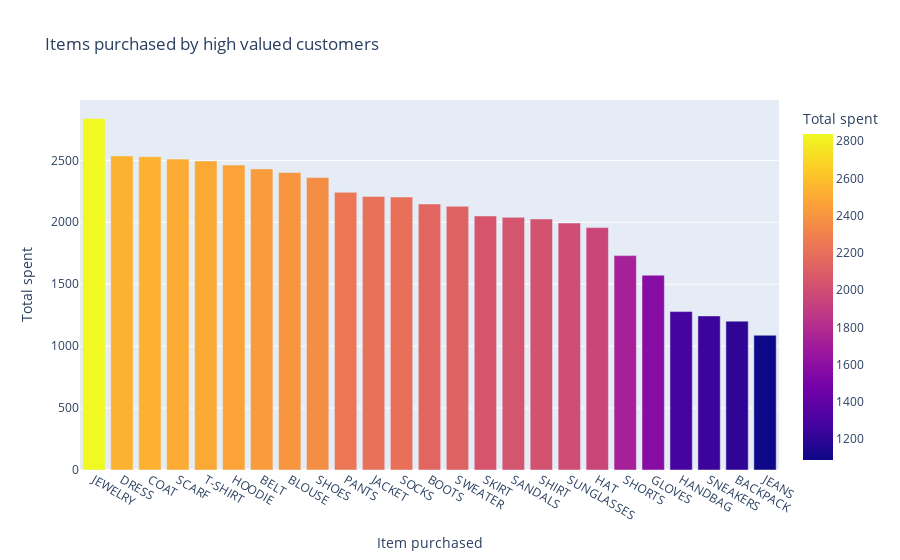

The code cell stored with this chart in its notebook:
### Code cell
# visualisation

px.bar(items,x='Item purchased',y='Total spent',color='Total spent',height=450,title='Items purchased by high valued customers')

# jewelery is the most purchased item among the high value customers

plt.figure(figsize=(7,4))
plt.style.use('ggplot')
plt.bar(season['Season'],season['Total spent'],color='lightgreen')
plt.title('Total spent by high values customers season wise')
plt.ylabel('Total sales',color='black')
plt.xlabel('Season',color='black')

### Figure 1 — Plotly figure (JSON) as saved in the notebook; plotly's stock layout.template omitted (floating-point values rounded to 4 significant figures)
{"data": [{"alignmentgroup": "True", "hovertemplate": "Item purchased=%{x}<br>Total spent=%{marker.color}<extra></extra>", "legendgroup": "", "marker": {"color": [2838, 2536, 2530, 2510, 2495, 2462, 2431, 2402, 2361, 2242, 2209, 2204, 2148, 2129, 2051, 2040, 2027, 1994, 1957, 1731, 1573, 1279, 1244, 1202, 1088], "coloraxis": "coloraxis", "pattern": {"shape": ""}}, "name": "", "offsetgroup": "", "orientation": "v", "showlegend": false, "textposition": "auto", "type": "bar", "x": ["JEWELRY", "DRESS", "COAT", "SCARF", "T-SHIRT", "HOODIE", "BELT", "BLOUSE", "SHOES", "PANTS", "JACKET", "SOCKS", "BOOTS", "SWEATER", "SKIRT", "SANDALS", "SHIRT", "SUNGLASSES", "HAT", "SHORTS", "GLOVES", "HANDBAG", "SNEAKERS", "BACKPACK", "JEANS"], "xaxis": "x", "y": [2838, 2536, 2530, 2510, 2495, 2462, 2431, 2402, 2361, 2242, 2209, 2204, 2148, 2129, 2051, 2040, 2027, 1994, 1957, 1731, 1573, 1279, 1244, 1202, 1088], "yaxis": "y"}], "layout": {"autosize": true, "barmode": "relative", "coloraxis": {"colorbar": {"title": {"text": "Total spent"}}, "colorscale": [[0, "#0d0887"], [0.1111, "#46039f"], [0.2222, "#7201a8"], [0.3333, "#9c179e"], [0.4444, "#bd3786"], [0.5556, "#d8576b"], [0.6667, "#ed7953"], [0.7778, "#fb9f3a"], [0.8889, "#fdca26"], [1, "#f0f921"]]}, "legend": {"tracegroupgap": 0}, "title": {"text": "Items purchased by high valued customers"}, "xaxis": {"anchor": "y", "autorange": true, "domain": [0, 1], "range": [-0.5, 24.5], "title": {"text": "Item purchased"}, "type": "category"}, "yaxis": {"anchor": "x", "autorange": true, "domain": [0, 1], "range": [0, 2987.0], "title": {"text": "Total spent"}, "type": "linear"}}}
